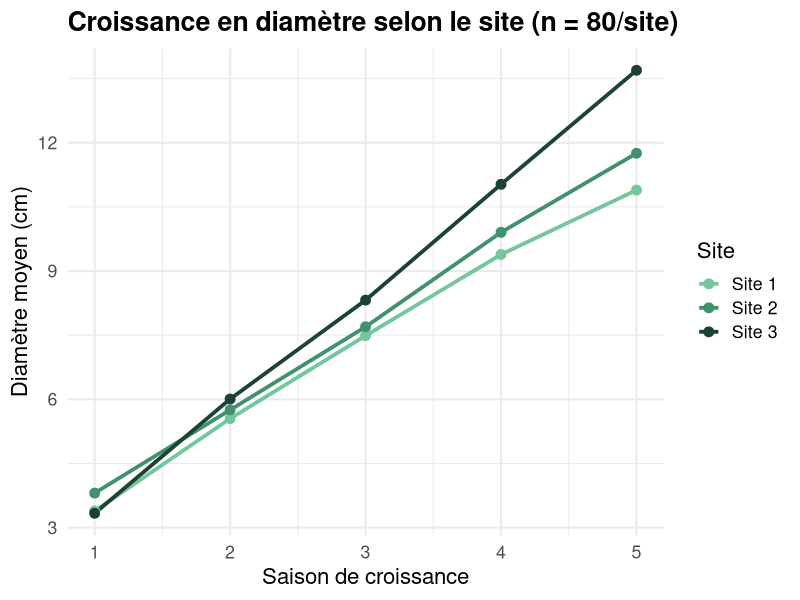
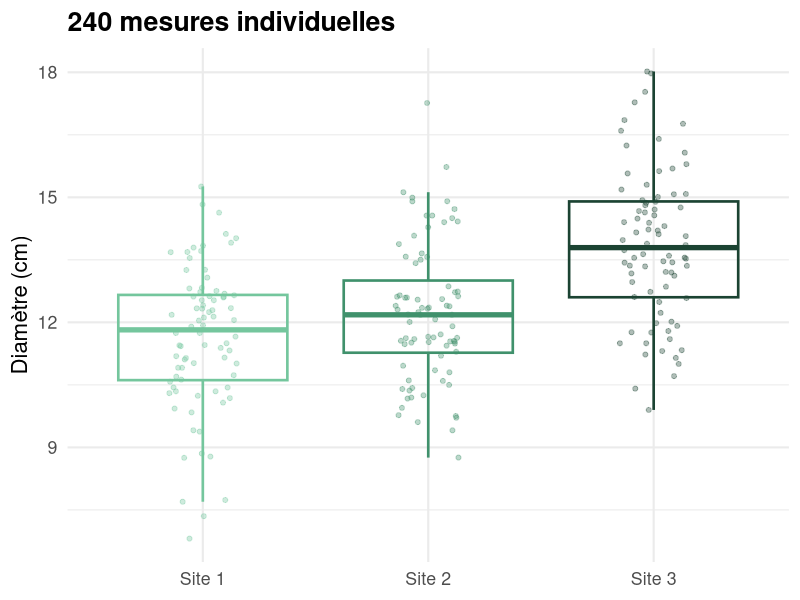
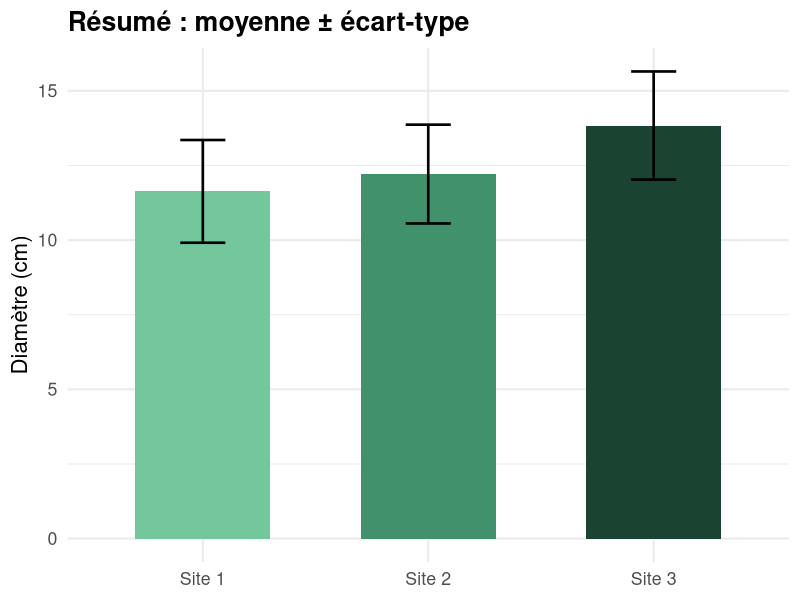
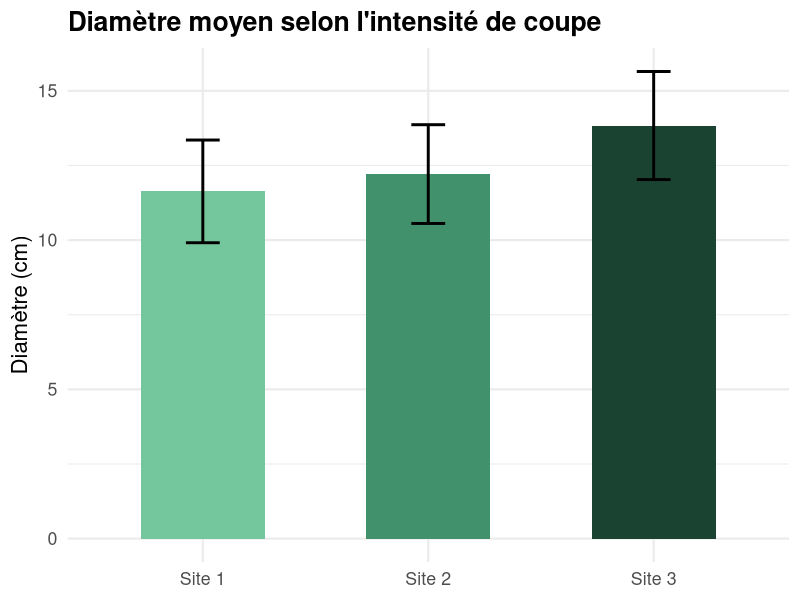
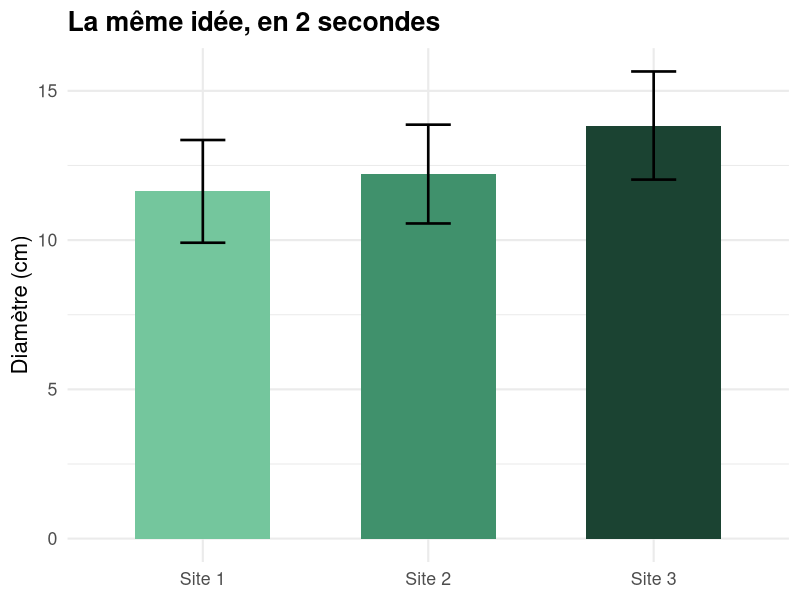

Write the R code that produced these figures, in order.
## ---- chunk 1
#| label: setup
# Ce chunk prépare les couleurs, le thème et les données simulées
# utilisées dans les figures ci-dessous. Rien de tout ça ne s'affiche
# à l'écran (echo: false) : les étudiants ne voient que le résultat.
library(ggplot2)

set.seed(42)

pal_sites <- c("Site 1" = "#74c69d", "Site 2" = "#40916c", "Site 3" = "#1b4332")

theme_set(
  theme_minimal(base_size = 16) +
    theme(
      plot.title = element_text(face = "bold"),
      legend.position = "none"
    )
)
## ---- chunk 2
#| label: sim-arbres
# Données simulées (à visée pédagogique) : diamètre de 240 semis
# répartis sur 3 sites de coupe partielle, cohérent avec l'exemple
# "12.4 +/- 1.8 cm (n = 240)" utilisé plus loin dans le texte.
sites        <- c("Site 1", "Site 2", "Site 3")
traitements  <- c("Coupe légère", "Coupe modérée", "Coupe forte")
site_means   <- c(11.6, 12.4, 13.9)
site_sds     <- c(1.6, 1.8, 2.0)
n_par_site   <- 80

df_arbres <- do.call(rbind, lapply(seq_along(sites), function(i) {
  data.frame(
    site      = sites[i],
    diametre  = rnorm(n_par_site, mean = site_means[i], sd = site_sds[i])
  )
}))

df_stats <- aggregate(diametre ~ site, df_arbres, function(x) c(moyenne = mean(x), et = sd(x)))
df_stats <- do.call(data.frame, df_stats)
names(df_stats) <- c("site", "moyenne", "et")
## ---- chunk 3
#| label: sim-croissance
# Croissance simulée sur 5 saisons, taux différent par site.
saisons <- 1:5
taux_croissance <- c(1.9, 2.1, 2.5)
diam_depart <- 3.5

df_croissance <- do.call(rbind, lapply(seq_along(sites), function(i) {
  data.frame(
    site           = sites[i],
    saison         = saisons,
    diametre_moyen = diam_depart + taux_croissance[i] * (saisons - 1) + rnorm(5, 0, 0.15)
  )
}))
## ---- chunk 4
#| label: plot-chrono
#| fig-width: 8
#| fig-height: 4.3
#| fig-align: center
ggplot(df_croissance, aes(x = saison, y = diametre_moyen, color = site, group = site)) +
  geom_line(linewidth = 1.3) +
  geom_point(size = 3) +
  scale_color_manual(values = pal_sites) +
  scale_x_continuous(breaks = saisons) +
  labs(
    title = "Croissance en diamètre selon le site (n = 80/site)",
    x = "Saison de croissance",
    y = "Diamètre moyen (cm)",
    color = "Site"
  ) +
  theme(legend.position = "right")
## ---- chunk 5
#| label: plot-jitter
#| fig-width: 4.3
#| fig-height: 4
#| fig-align: center
ggplot(df_arbres, aes(x = site, y = diametre, color = site)) +
  geom_jitter(width = 0.15, alpha = 0.35, size = 1.4) +
  geom_boxplot(fill = NA, linewidth = 0.9, outlier.shape = NA) +
  scale_color_manual(values = pal_sites) +
  labs(title = "240 mesures individuelles", x = NULL, y = "Diamètre (cm)")
## ---- chunk 6
#| label: plot-clean
#| fig-width: 4.3
#| fig-height: 4
#| fig-align: center
ggplot(df_stats, aes(x = site, y = moyenne, fill = site)) +
  geom_col(width = 0.6) +
  geom_errorbar(aes(ymin = moyenne - et, ymax = moyenne + et), width = 0.2, linewidth = 0.9) +
  scale_fill_manual(values = pal_sites) +
  labs(title = "Résumé : moyenne ± écart-type", x = NULL, y = "Diamètre (cm)")
## ---- chunk 7
#| label: plot-tableau-fig
#| fig-width: 8
#| fig-height: 4.3
#| fig-align: center
ggplot(df_stats, aes(x = site, y = moyenne, fill = site)) +
  geom_col(width = 0.55) +
  geom_errorbar(aes(ymin = moyenne - et, ymax = moyenne + et), width = 0.15, linewidth = 1) +
  scale_fill_manual(values = pal_sites) +
  labs(
    title = "Diamètre moyen selon l'intensité de coupe",
    x = NULL, y = "Diamètre (cm)"
  )
## ---- chunk 8
#| label: table-cluttered
set.seed(7)
df_encombre <- data.frame(
  Arbre           = 1:12,
  Site            = sample(sites, 12, replace = TRUE),
  DHP_cm          = round(rnorm(12, 12, 2), 1),
  Hauteur_m       = round(rnorm(12, 8, 1.2), 1),
  Volume_dm3      = round(rnorm(12, 45, 10), 1),
  Etat_sanitaire  = sample(c("Bon", "Moyen", "Faible"), 12, replace = TRUE),
  Annee           = 2024,
  Releve          = sample(c("Terrain A", "Terrain B"), 12, replace = TRUE)
)
knitr::kable(df_encombre)
## ---- chunk 9
#| label: plot-clean2
#| fig-width: 4.3
#| fig-height: 4
#| fig-align: center
ggplot(df_stats, aes(x = site, y = moyenne, fill = site)) +
  geom_col(width = 0.6) +
  geom_errorbar(aes(ymin = moyenne - et, ymax = moyenne + et), width = 0.2, linewidth = 0.9) +
  scale_fill_manual(values = pal_sites) +
  labs(title = "La même idée, en 2 secondes", x = NULL, y = "Diamètre (cm)")
